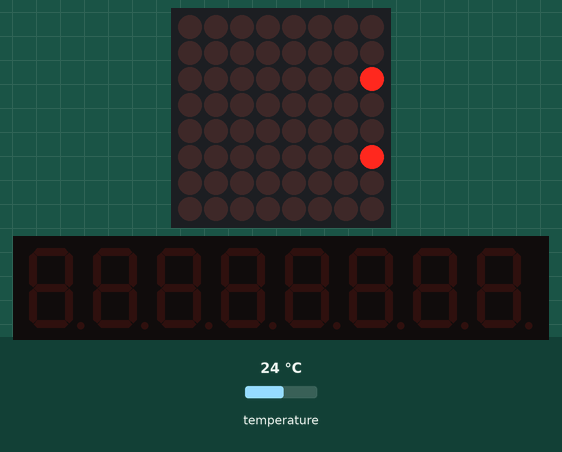
Bench run of a sketch on a simulated ESP32. Parts: 8×8 LED matrix, 8-digit seven-segment display. Inputs (shaded band) come from the test bench; at power-on: temperature 24 °C. WiFi joins after 1.5 s; servers stay silent unless stated; network time is answered at once with the bench clock; the local clock reads 2024-03-15 10:24:30 at power-on unless the sketch sets it; what the sketch prints to the serial monitor is not drawn.

Above: at 1.6 s.
At 41.8 s:
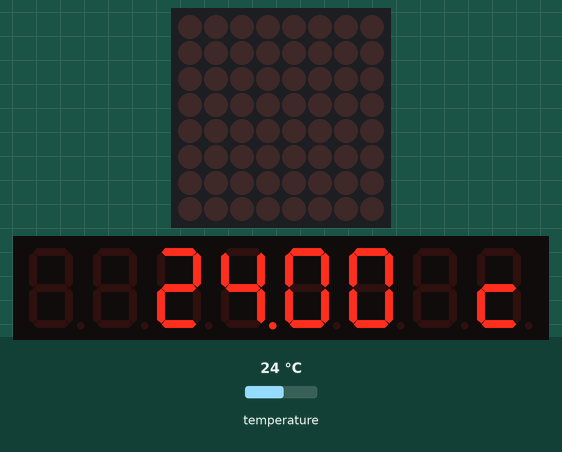
At 128.4 s:
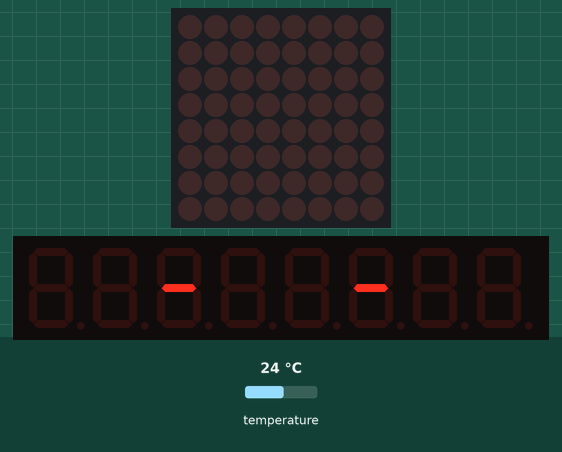

Measured:
- what the display in image 0 shows lasts 1.0 s, from 1.5 s to 2.5 s

The sketch:

5.2.ino
```cpp
#include "LedController.hpp"
#include <NTPClient.h>
#include <WiFi.h>
#include <WiFiUdp.h>
#include "DHTesp.h"

const char* ssid = "Tucklyz p";
const char* password = "pond17399";
WiFiUDP ntpUDP;
NTPClient timeClient(ntpUDP);

#define Pin_DIN 19 // D19
#define Pin_CS 18 // D18
#define Pin_CLK 5 // D5
#define Pin_DHT22 4 // D4
DHTesp dht;
LedController<1, 1> lc;

void setup() {
  Serial.begin(115200);
  lc = LedController<1, 1>(Pin_DIN, Pin_CLK, Pin_CS);
  lc.setIntensity(8);
  lc.clearMatrix();
  dht.setup(Pin_DHT22, DHTesp::DHT22);

  WiFi.begin(ssid, password);
  while ( WiFi.status() != WL_CONNECTED )
  { delay ( 500 );
    Serial.print ( "." );
  }
  timeClient.begin();
  timeClient.setTimeOffset(25200); // +7Hour = (7H x 60Min x 60Sec = 25200 Sec)
  Serial.println();
}
String LEDTIME;
void loop() {
  timeClient.update();
  Serial.print("Time -> "); Serial.print(timeClient.getEpochTime());
  Serial.print(" -> "); Serial.println(timeClient.getFormattedTime());
  LEDTIME = timeClient.getFormattedTime();
  Serial.println(LEDTIME);
  String set =  LEDTIME.substring(6, 8);
  int seconds = set.toInt();
  // int num = (int)set[2];
  Serial.println(seconds);
  float t = dht.getTemperature();
  int Tempp2 = (int)t / 10;
  int Tempp1 = (int)t % 10;
  int Tempp0 = (int)(t * 10) % 10;
  int Tempp = (int)(t * 100) % 10;
  Serial.print("Temperature: "); Serial.print(t); Serial.print(" *C\t");

  if (seconds >= 5 && seconds <= 11) {
    lc.setRow(0, 7, B00000000);
    lc.setRow(0, 6, B00000000);
    lc.setDigit(0, 5, Tempp2, false);
    lc.setDigit(0, 4, Tempp1, true);
    lc.setDigit(0, 3, Tempp0, false);
    lc.setDigit(0, 2, Tempp, false);
    lc.setRow(0, 1, B00000000);
    lc.setRow(0, 0, B00001101);
    delay(1000);
  } else {
    lc.setDigit(0, 7, LEDTIME.charAt(0), false);
    lc.setDigit(0, 6, LEDTIME.charAt(1), false);
    lc.setRow(0, 5, 0B00000001);
    lc.setDigit(0, 4, LEDTIME.charAt(3), false);
    lc.setDigit(0, 3, LEDTIME.charAt(4), false);
    lc.setRow(0, 2, 0B00000001);
    lc.setDigit(0, 1, LEDTIME.charAt(6), false);
    lc.setDigit(0, 0, LEDTIME.charAt(7), false);
    delay(1000);
  }
  lc.clearMatrix();
}
```
